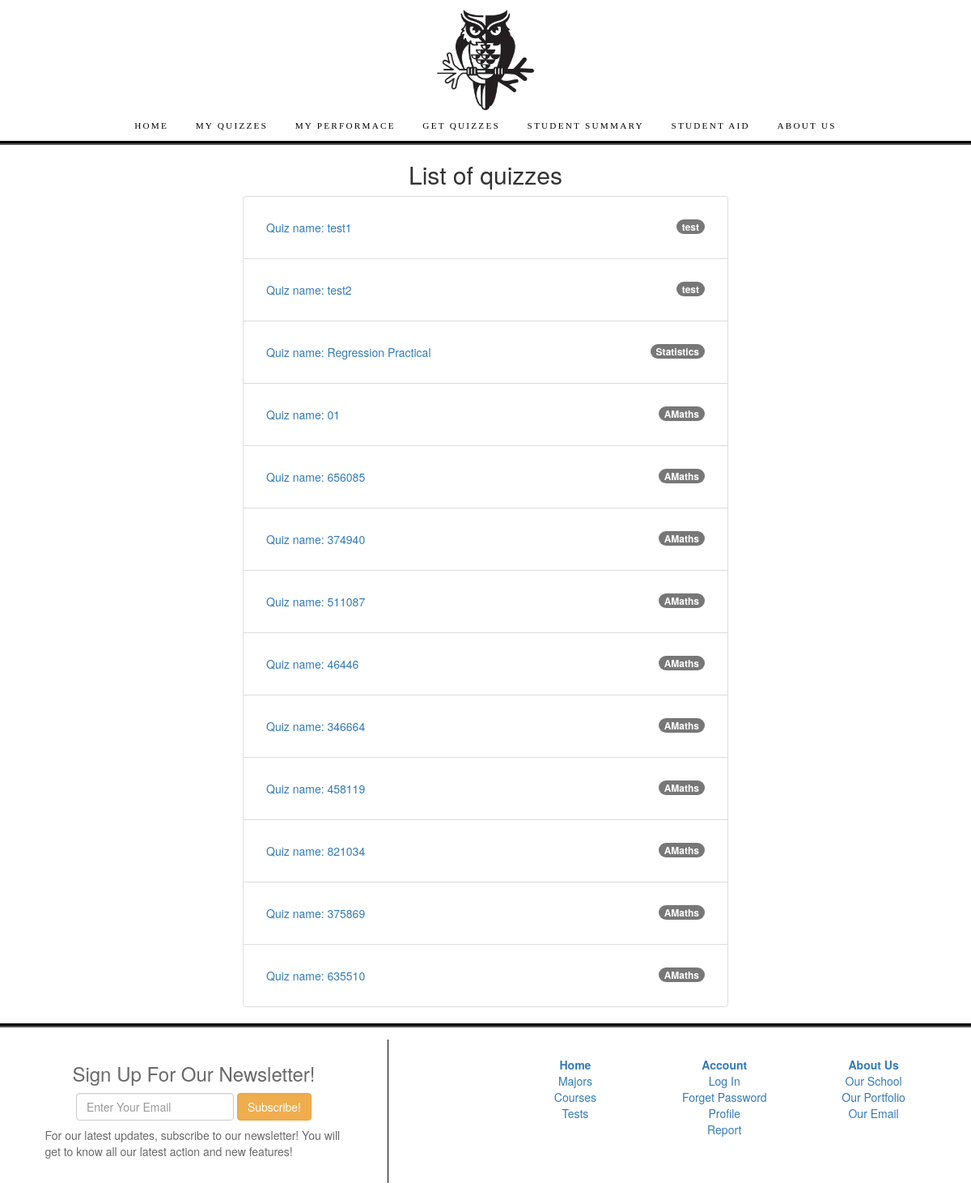
Page /quiz/myquizzes/ (signed in) on the earlier database version.
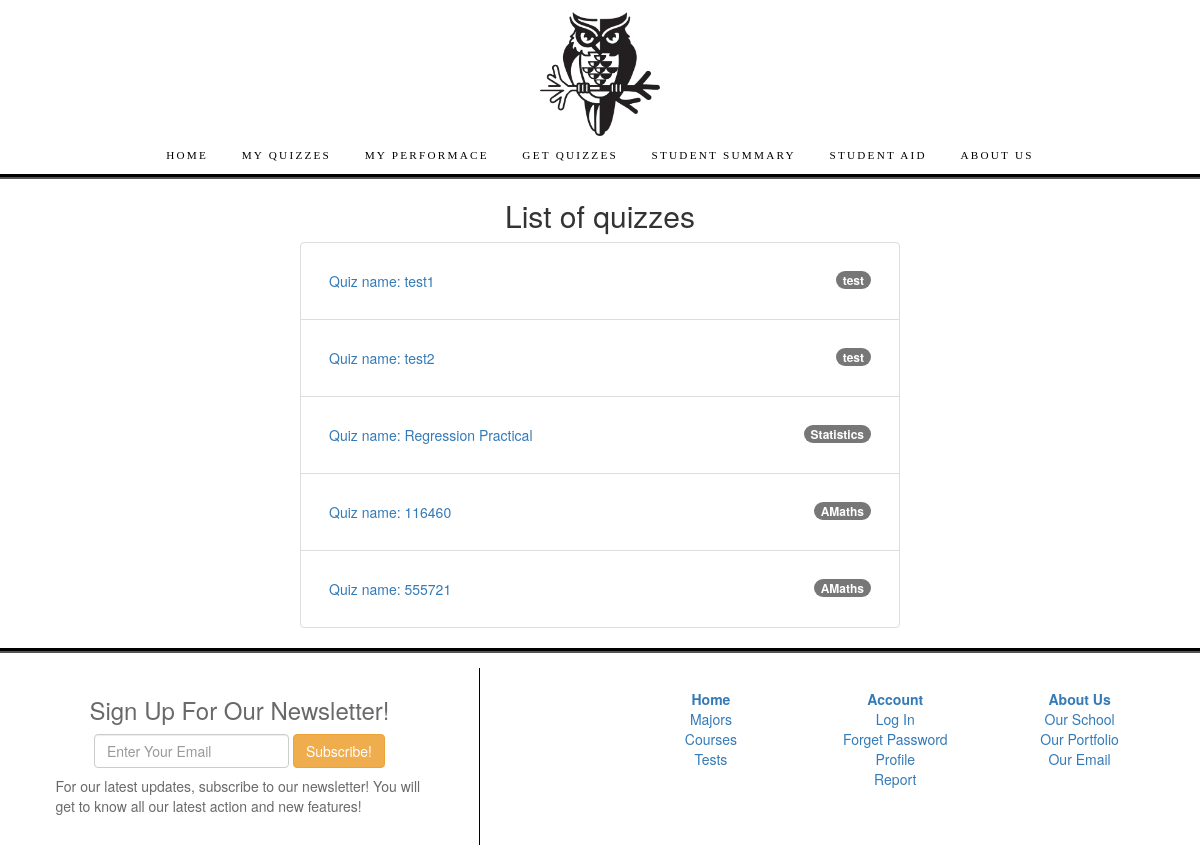
Same page on the later database version.
### quiz/models.py (models this page shows)
class Quiz(models.Model):
    quiz_name = models.CharField(max_length=50,  verbose_name = ("Quiz name"))
    description = models.CharField(max_length=500 , null = True)
    topic = models.ForeignKey(Subject,on_delete=models.SET_NULL, null = True)
    date_created = models.DateField(auto_now = True)
    pass_mark = models.SmallIntegerField( blank=True, null=True, verbose_name = ("Pass mark"), validators = [MaxValueValidator(100)]) # validates the maximum mark set
    class Meta:
        pass
    def __str__(self):
        return f'{self.quiz_name}'
    def get_absolute_url(self):
        return reverse("quiz-detail", args=[str(self.id)])

class Subject(models.Model):
    subject_name = models.CharField(max_length=50)
    class meta:
        ordering = ['subject_name']
    def __str__(self):
        return self.subject_name

### quiz/views.py (the view)
# urls.py: path('myquizzes/', views.StudentQuizListView.as_view(), name = "quiz-list"),
class StudentQuizListView(LoginRequiredMixin, generic.ListView):
    context_object_name = 'quiz_list'
    model = Student
    template_name ='quiz_list.html'
    def get_queryset(self, **kwargs):
        student = self.request.user.student
        queryset = student.assigned_quizzes.all()
        return queryset
    def get_context_data(self, **kwargs):
        context = super(StudentQuizListView, self).get_context_data(**kwargs)
        context["quizzes"] = Student.assigned_quizzes
        return context

### quiz/templates/quiz/quiz_list.html
{% extends 'base.html' %}
{%block content%}
{% if quiz_list%}
<h2 class="text-center">List of quizzes</h2>
<ul class="list-group "  style ="margin-left:auto; margin-right: auto; width: 50%; ">
    {% for quiz in quiz_list%}
        <li class= "list-group-item" style = "padding: 2em;"><a href ="{{quiz.get_absolute_url}}">Quiz name: {{quiz}}</a><span class="badge">{{quiz.topic}}</span></span></li>
    {% endfor %}
</ul>
{% else %}
<p>There are no more books in the library</p>
{% endif %}
{%endblock content%}

### quiz/templates/base.html (shortened to what this page needs)
{% load static %}
<!DOCTYPE html>
 <html class="no-js">
    <head>
        <link rel="stylesheet" href= '{%static "./css/courses.css"%}' />
        <link rel="stylesheet" href="https://maxcdn.bootstrapcdn.com/bootstrap/3.4.0/css/bootstrap.min.css">
        <link rel="stylesheet" href='{%static "css/footer.css" %}'/>
        <link rel="stylesheet" href='{% static "css/index.css" %}' />
        <link rel="stylesheet" href='{% static "css/nav.css" %}' />
    </head>
    <body>
        <header>
            <nav>
                <a href="index.html">
                    <img class="logo" src= '{% static "/media/images/logo.jpg" %}' />
                </a>
                <ul>
                    <li><a href="{% url 'index' %}">Home</a></li>
                    <li><a href="{% url 'quiz-list' %}">My Quizzes</a></li>
                    <li><a href="{% url 'individual-list' %}">My Performace</a></li>
                    <li><a href="{% url 'requestQuiz-list'%}">Get Quizzes</a></li>
                    <li><a href="{% url 'result-list'%}">Student Summary</a></li>
                    <li><a href="{% url 'need-list'%}">Student Aid</a></li>
                    <li><a href="about.html">About us</a></li>
                </ul>
            </nav>
        </header>
        {% block content %}{% endblock %}
        <footer>
            <div id="ldiv">
                    <h3>Sign Up For Our Newsletter!</h3>
                    <form class="navbar-form navbar-center" action="/action_page.php">
                        <div class="form-group">
                            <input type="email" class="form-control" placeholder="Enter Your Email">
                        </div>
                        <button type="submit" class="btn btn-warning">Subscribe!</button>
                    </form>
                    <p>For our latest updates, subscribe to our newsletter!
                    You will get to know all our latest action and new features!</p>
                </div>
                <div>
                    <table>
                        <tr>
                            <th><a href="index.html">Home</a></th>
                            <th><a href="">Account</a></th>
                            <th><a href="about.html">About Us</a></th>
                        </tr>
                        <tr>
                            <td><a href="">Majors</a></td>
                            <td><a href="login.html">Log In</a></td>
                            <td><a href="https://www.np.edu.sg/Pages/default.aspx">Our School</a></td>
                        </tr>
                        <tr>
                            <td><a href="courses.html">Courses</a></td>
                            <td><a href="password.html">Forget Password</a></td>
                            <td><a href="http://eportfolio.ict.np.edu.sg/home/">Our Portfolio</a></td>
                        </tr>
                        <tr>
                            <td><a href="">Tests</a></td>
                            <td><a href="profile.html">Profile</a></td>
                            <td><a href="mailto: s10185799@connect.np.edu.sg">Our Email</a></td>
                        </tr>
                        <tr>
                            <td></td>
                            <td><a href="report.html">Report</a></td>
                            <td></td>
                        </tr>
                    </table>
                </div>
        </footer>
    </body>
</html>

### quiz/static/css/courses.css (style rules this page uses)
table { margin-left:18%; width:80% !important; margin-bottom:5% !important; }

### quiz/static/css/footer.css (style rules this page uses)
footer { border-top: 5px groove black; height:20%; background-color:white; color:dimgray; display:grid; grid-template: auto / 40% 60%; }
footer > div { margin-top:3%; margin-bottom:3%; text-align:center; padding:2%; }
#ldiv { border-right: 1px ridge black; }
p { text-align:left; padding: 10%; padding-top: 0; padding-bottom: 0; }
table { text-align:center; }
th, td { text-align:center; width:20%; }

### quiz/static/css/nav.css (style rules this page uses)
header { color: black; text-align: center; }
body { margin:0px; }
nav { font-family: Consolas; background-color: white; border-bottom:5px groove black; }
nav ul li a:link, nav ul li a:visited { color: black; }
nav ul { margin: 0; padding: 0; list-style-type: none; display: flex; flex-wrap: wrap; justify-content: center; }
nav ul li { font-size: .8em; text-transform: uppercase; letter-spacing: .2em; }
nav ul li a { display: block; text-decoration: none; padding: .5em 1em; margin: .5em; }
@media screen and (max-width:1400px) { header { width: 100%; } }
@media screen and (max-width:1400px) { footer { width: 100%; } }

Differences in the rows shown:
removed Quiz: quiz_name "01", topic "AMaths"
removed Quiz: quiz_name "656085", topic "AMaths"
removed Quiz: quiz_name "374940", topic "AMaths"
removed Quiz: quiz_name "511087", topic "AMaths"
removed Quiz: quiz_name "46446", topic "AMaths"
removed Quiz: quiz_name "346664", topic "AMaths"
removed Quiz: quiz_name "458119", topic "AMaths"
removed Quiz: quiz_name "821034", topic "AMaths"
removed Quiz: quiz_name "375869", topic "AMaths"
removed Quiz: quiz_name "635510", topic "AMaths"
added Quiz: quiz_name "116460", topic "AMaths"
added Quiz: quiz_name "555721", topic "AMaths"
